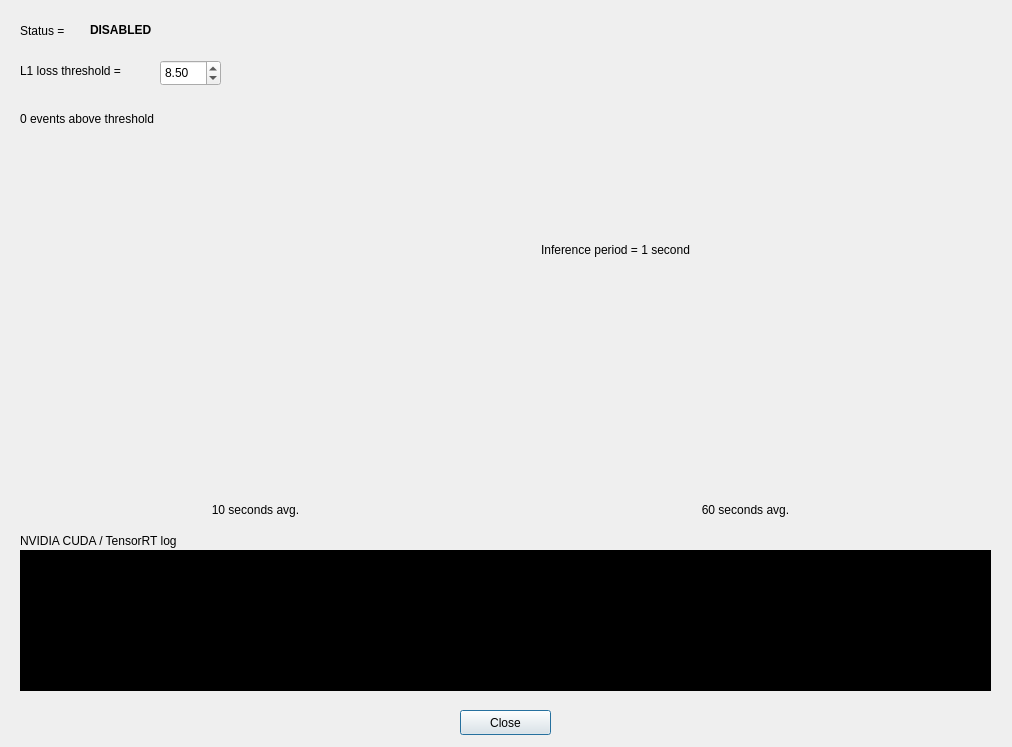
<?xml version="1.0" encoding="UTF-8"?>
<ui version="4.0">
 <class>TrtSettingsDialog</class>
 <widget class="QDialog" name="TrtSettingsDialog">
  <property name="windowModality">
   <enum>Qt::WindowModal</enum>
  </property>
  <property name="geometry">
   <rect>
    <x>0</x>
    <y>0</y>
    <width>1012</width>
    <height>747</height>
   </rect>
  </property>
  <property name="windowTitle">
   <string>TensorRT Settings</string>
  </property>
  <property name="styleSheet">
   <string notr="true"/>
  </property>
  <widget class="QPushButton" name="CloseButton">
   <property name="geometry">
    <rect>
     <x>460</x>
     <y>710</y>
     <width>91</width>
     <height>25</height>
    </rect>
   </property>
   <property name="text">
    <string>Close</string>
   </property>
  </widget>
  <widget class="QListWidget" name="LogWidget">
   <property name="geometry">
    <rect>
     <x>20</x>
     <y>550</y>
     <width>971</width>
     <height>141</height>
    </rect>
   </property>
   <property name="font">
    <font>
     <family>Courier 10 Pitch</family>
     <pointsize>9</pointsize>
     <weight>50</weight>
     <bold>false</bold>
    </font>
   </property>
   <property name="styleSheet">
    <string notr="true">background-color: rgb(0, 0, 0);
color: rgb(138, 226, 52);</string>
   </property>
  </widget>
  <widget class="QLabel" name="LogLabel">
   <property name="geometry">
    <rect>
     <x>20</x>
     <y>530</y>
     <width>221</width>
     <height>21</height>
    </rect>
   </property>
   <property name="text">
    <string>NVIDIA CUDA / TensorRT log</string>
   </property>
  </widget>
  <widget class="QFrame" name="Frame01Sec">
   <property name="geometry">
    <rect>
     <x>240</x>
     <y>20</y>
     <width>750</width>
     <height>220</height>
    </rect>
   </property>
   <property name="frameShape">
    <enum>QFrame::NoFrame</enum>
   </property>
   <property name="frameShadow">
    <enum>QFrame::Plain</enum>
   </property>
  </widget>
  <widget class="QFrame" name="Frame10Sec">
   <property name="geometry">
    <rect>
     <x>20</x>
     <y>280</y>
     <width>475</width>
     <height>220</height>
    </rect>
   </property>
   <property name="frameShape">
    <enum>QFrame::NoFrame</enum>
   </property>
   <property name="frameShadow">
    <enum>QFrame::Plain</enum>
   </property>
  </widget>
  <widget class="QFrame" name="Frame60Sec">
   <property name="geometry">
    <rect>
     <x>510</x>
     <y>280</y>
     <width>475</width>
     <height>220</height>
    </rect>
   </property>
   <property name="frameShape">
    <enum>QFrame::NoFrame</enum>
   </property>
   <property name="frameShadow">
    <enum>QFrame::Plain</enum>
   </property>
  </widget>
  <widget class="QLabel" name="StatusLabel">
   <property name="geometry">
    <rect>
     <x>20</x>
     <y>20</y>
     <width>61</width>
     <height>21</height>
    </rect>
   </property>
   <property name="toolTip">
    <string>A FFT size of 256 enables the inference</string>
   </property>
   <property name="text">
    <string>Status =</string>
   </property>
  </widget>
  <widget class="QLabel" name="StatusValue">
   <property name="geometry">
    <rect>
     <x>90</x>
     <y>20</y>
     <width>91</width>
     <height>20</height>
    </rect>
   </property>
   <property name="font">
    <font>
     <weight>75</weight>
     <bold>true</bold>
    </font>
   </property>
   <property name="toolTip">
    <string notr="true">A FFT size of 256 enables the inference</string>
   </property>
   <property name="text">
    <string>DISABLED</string>
   </property>
  </widget>
  <widget class="QLabel" name="LossThdLabel">
   <property name="geometry">
    <rect>
     <x>20</x>
     <y>60</y>
     <width>131</width>
     <height>21</height>
    </rect>
   </property>
   <property name="text">
    <string>L1 loss threshold =</string>
   </property>
  </widget>
  <widget class="QDoubleSpinBox" name="LossThdSpinBox">
   <property name="geometry">
    <rect>
     <x>160</x>
     <y>60</y>
     <width>61</width>
     <height>26</height>
    </rect>
   </property>
   <property name="minimum">
    <double>0.010000000000000</double>
   </property>
   <property name="singleStep">
    <double>0.500000000000000</double>
   </property>
   <property name="value">
    <double>8.500000000000000</double>
   </property>
  </widget>
  <widget class="QLabel" name="Label60sAvg">
   <property name="geometry">
    <rect>
     <x>680</x>
     <y>500</y>
     <width>131</width>
     <height>20</height>
    </rect>
   </property>
   <property name="text">
    <string>60 seconds avg.</string>
   </property>
   <property name="alignment">
    <set>Qt::AlignCenter</set>
   </property>
  </widget>
  <widget class="QLabel" name="Label10sAvg">
   <property name="geometry">
    <rect>
     <x>190</x>
     <y>500</y>
     <width>131</width>
     <height>20</height>
    </rect>
   </property>
   <property name="text">
    <string>10 seconds avg.</string>
   </property>
   <property name="alignment">
    <set>Qt::AlignCenter</set>
   </property>
  </widget>
  <widget class="QLabel" name="Label01s">
   <property name="geometry">
    <rect>
     <x>510</x>
     <y>240</y>
     <width>211</width>
     <height>20</height>
    </rect>
   </property>
   <property name="text">
    <string>Inference period = 1 second</string>
   </property>
   <property name="alignment">
    <set>Qt::AlignCenter</set>
   </property>
  </widget>
  <widget class="QLabel" name="EventsLabel">
   <property name="geometry">
    <rect>
     <x>20</x>
     <y>110</y>
     <width>191</width>
     <height>17</height>
    </rect>
   </property>
   <property name="text">
    <string>0 events above threshold</string>
   </property>
  </widget>
 </widget>
 <tabstops>
  <tabstop>LossThdSpinBox</tabstop>
  <tabstop>LogWidget</tabstop>
  <tabstop>CloseButton</tabstop>
 </tabstops>
 <resources/>
 <connections/>
</ui>
